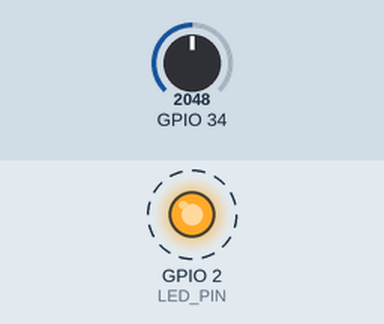
Simulated run of this sketch. Board: ESP32. Shown: output pins drawn as LEDs (lit = HIGH). Dashed ring = blinking. Inputs (shaded band) come from the test bench; at power-on: GPIO 34 = 2048. A WiFi scan finds three made-up networks; what the sketch prints to the serial monitor is not drawn.

Above: at 8.67 s.
Timing chart, 0 to 11.6 s (numbered marks = the images above):
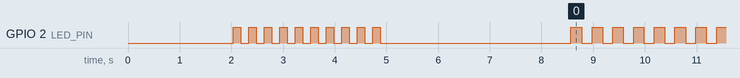

Measured:
- by itself, GPIO 2 (LED_PIN): goes 9 × (LOW 0.15 s, HIGH 0.15 s), LOW 3.7 s, 302 × (HIGH 0.21 s, LOW 0.20 s), HIGH 0.20 s, then LOW

The sketch:

testing_esp32.ino
```cpp
/*
   FULL SELF TEST ESP32
   Tanpa komponen external

   Yang dites:
   1. CPU
   2. RAM
   3. Flash
   4. WiFi Scan
   5. Bluetooth
   6. GPIO LED
   7. ADC internal noise
   8. Restart reason
   9. Free heap realtime
   10. Stability loop

   Board umum:
   ESP32 Devkit V1
*/

#include <WiFi.h>
#include "esp_system.h"
#include "esp_wifi.h"
#include "esp_bt.h"

#define LED_PIN 2

unsigned long lastPrint = 0;
unsigned long counterLoop = 0;

void printSeparator() {
  Serial.println("=================================");
}

void testCPU() {
  printSeparator();
  Serial.println("TEST CPU");

  Serial.print("Chip Model     : ");
  Serial.println(ESP.getChipModel());

  Serial.print("Chip Revision  : ");
  Serial.println(ESP.getChipRevision());

  Serial.print("CPU Frequency  : ");
  Serial.print(ESP.getCpuFreqMHz());
  Serial.println(" MHz");

  Serial.print("Core Count     : ");
  Serial.println(ESP.getChipCores());

  Serial.println("CPU TEST OK");
}

void testFlash() {
  printSeparator();
  Serial.println("TEST FLASH");

  Serial.print("Flash Size     : ");
  Serial.print(ESP.getFlashChipSize() / 1024 / 1024);
  Serial.println(" MB");

  Serial.print("Flash Speed    : ");
  Serial.print(ESP.getFlashChipSpeed() / 1000000);
  Serial.println(" MHz");

  Serial.println("FLASH TEST OK");
}

void testRAM() {
  printSeparator();
  Serial.println("TEST RAM");

  Serial.print("Free Heap      : ");
  Serial.println(ESP.getFreeHeap());

  Serial.print("Min Free Heap  : ");
  Serial.println(ESP.getMinFreeHeap());

  Serial.print("Max Alloc Heap : ");
  Serial.println(ESP.getMaxAllocHeap());

  Serial.println("RAM TEST OK");
}

void testLED() {
  printSeparator();
  Serial.println("TEST LED");

  pinMode(LED_PIN, OUTPUT);

  for (int i = 0; i < 10; i++) {
    digitalWrite(LED_PIN, HIGH);
    delay(150);

    digitalWrite(LED_PIN, LOW);
    delay(150);
  }

  Serial.println("LED TEST OK");
}

void testWiFi() {
  printSeparator();
  Serial.println("TEST WIFI");

  WiFi.mode(WIFI_STA);
  WiFi.disconnect();

  delay(1000);

  int n = WiFi.scanNetworks();

  Serial.print("WiFi Found     : ");
  Serial.println(n);

  if (n > 0) {
    for (int i = 0; i < n; i++) {
      Serial.print(i + 1);
      Serial.print(". ");
      Serial.print(WiFi.SSID(i));
      Serial.print(" | RSSI ");
      Serial.println(WiFi.RSSI(i));
    }
  }

  Serial.println("WIFI TEST OK");
}

void testBluetooth() {
  printSeparator();
  Serial.println("TEST BLUETOOTH");

  if (!btStart()) {
    Serial.println("Bluetooth FAIL");
    return;
  }

  Serial.println("Bluetooth START OK");

  btStop();

  Serial.println("Bluetooth STOP OK");
}

void testADC() {
  printSeparator();
  Serial.println("TEST ADC");

  long total = 0;

  for (int i = 0; i < 100; i++) {
    total += analogRead(34);
    delay(5);
  }

  int avg = total / 100;

  Serial.print("ADC Average    : ");
  Serial.println(avg);

  Serial.println("ADC TEST OK");
}

void testRestartReason() {
  printSeparator();
  Serial.println("TEST RESTART");

  esp_reset_reason_t reason = esp_reset_reason();

  Serial.print("Restart Reason : ");

  switch (reason) {

    case ESP_RST_POWERON:
      Serial.println("POWER ON");
      break;

    case ESP_RST_SW:
      Serial.println("SOFTWARE RESET");
      break;

    case ESP_RST_PANIC:
      Serial.println("PANIC RESET");
      break;

    case ESP_RST_INT_WDT:
      Serial.println("WATCHDOG");
      break;

    default:
      Serial.println("OTHER");
      break;
  }
}

void setup() {

  Serial.begin(115200);

  delay(2000);

  Serial.println();
  Serial.println();
  Serial.println("ESP32 FULL SELF TEST");

  testCPU();
  testFlash();
  testRAM();
  testLED();
  testWiFi();
  testBluetooth();
  testADC();
  testRestartReason();

  printSeparator();
  Serial.println("SEMUA TEST SELESAI");
}

void loop() {

  counterLoop++;

  digitalWrite(LED_PIN, !digitalRead(LED_PIN));

  if (millis() - lastPrint > 2000) {

    lastPrint = millis();

    Serial.println();
    Serial.println("===== REALTIME STATUS =====");

    Serial.print("Uptime        : ");
    Serial.print(millis() / 1000);
    Serial.println(" sec");

    Serial.print("Free Heap     : ");
    Serial.println(ESP.getFreeHeap());

    Serial.print("Loop Counter  : ");
    Serial.println(counterLoop);

    Serial.print("Hall Sensor   : ");
    Serial.println(hallRead());

    Serial.println("SYSTEM NORMAL");
  }

  delay(200);
}
```
